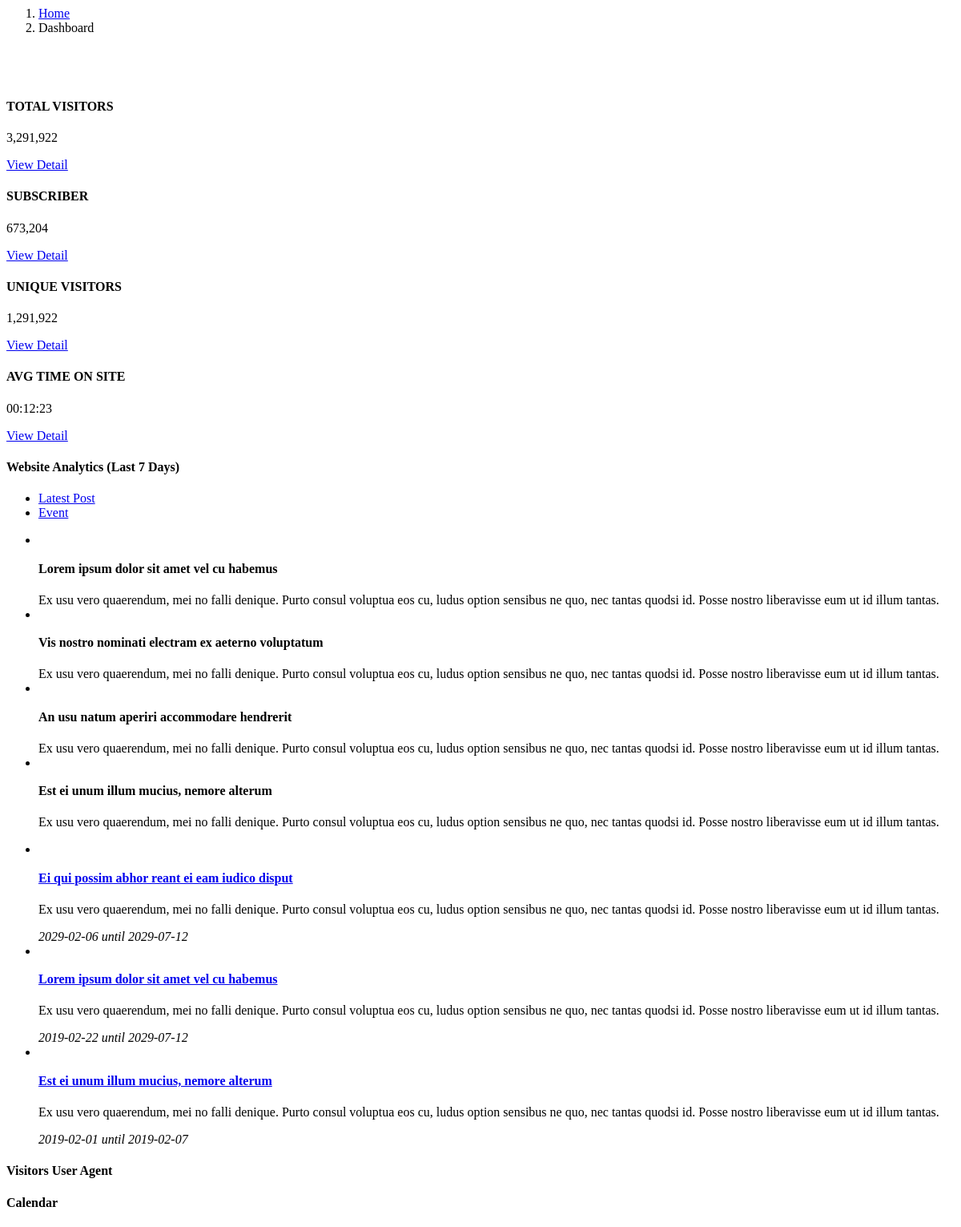
Screenshot of /index.php/admin/dashboard with the database file from the repository.
### tables this page shows
CREATE TABLE `tbl_news`  (
  `news_id` int(11) NOT NULL AUTO_INCREMENT,
  `news_title` varchar(255) NOT NULL,
  `news_slug` varchar(255) NOT NULL,
  `news_content` text NOT NULL,
  `news_content_short` text NOT NULL,
  `news_date` varchar(255) NOT NULL,
  `photo` varchar(255) NOT NULL,
  `banner` varchar(255) NOT NULL,
  `category_id` int(11) NOT NULL,
  `comment` varchar(3) NOT NULL,
  `meta_title` varchar(255) NOT NULL,
  `meta_keyword` text NOT NULL,
  `meta_description` text NOT NULL,
  PRIMARY KEY (`news_id`) USING BTREE
);

CREATE TABLE `tbl_event`  (
  `event_id` int(11) NOT NULL AUTO_INCREMENT,
  `event_title` varchar(255) NOT NULL,
  `event_content` text NOT NULL,
  `event_content_short` text NOT NULL,
  `event_start_date` varchar(10) NOT NULL,
  `event_end_date` varchar(10) NOT NULL,
  `event_location` text NOT NULL,
  `event_map` text NOT NULL,
  `photo` varchar(255) NOT NULL,
  `banner` varchar(255) NOT NULL,
  `meta_title` varchar(255) NOT NULL,
  `meta_keyword` text NOT NULL,
  `meta_description` text NOT NULL,
  PRIMARY KEY (`event_id`) USING BTREE
);

### application/controllers/admin/Dashboard.php (called while the page is built, shortened)
<?php
class Dashboard extends CI_Controller
{
	function __construct()
	{
        $this->load->model('admin/Model_common');
        $this->load->model('admin/Model_dashboard');
    }
	public function index()
	{
	    $data = array(
	        'total_visitor'     => '',
            'subscriber'        => '',
            'unique_visitor'    => '',
            'avg_time'          => '',
            'latest_post'       => $this->Model_dashboard->latest_post(),
            'latest_event'      => $this->Model_dashboard->latest_event()
        );
		$this->load->view('admin/dashboard/index', $data);
	}
}

### index.php (called while the page is built, shortened)
<?php
require_once BASEPATH.'core/CodeIgniter.php';

### application/models/admin/Model_dashboard.php (called while the page is built, shortened)
<?php
class Model_dashboard extends CI_Model
{
	public function latest_post()
	{
	    $this->db->limit(4, 0)->from('tbl_news');
	    $this->db->order_by('news_date', 'desc');
        return $this->db->get()->result();
    }
    public function latest_event()
    {
        $this->db->limit(4, 0)->from('tbl_event');
        $this->db->order_by('event_start_date', 'desc');
        $this->db->order_by('event_end_date', 'asc');
        return $this->db->get()->result();
    }
}

### application/views/admin/dashboard/index.php (the view, shortened to what this page needs)
<link href="<?php echo base_url(); ?>public/admin/2.0/plugins/bootstrap-datepicker/css/bootstrap-datepicker.css" rel="stylesheet" />
<ol class="breadcrumb pull-right">
    <li class="breadcrumb-item"><a href="javascript:;">Home</a></li>
    <li class="breadcrumb-item active">Dashboard</li>
</ol>
<h1 class="page-header">&nbsp;</h1>
<div class="row">
    <div class="col-lg-3 col-md-6">
        <div class="widget widget-stats bg-red">
            <div class="stats-info">
                <h4>TOTAL VISITORS</h4>
                <p>3,291,922</p>
            </div>
            <div class="stats-link">
                <a href="javascript:;">View Detail <i class="fa fa-arrow-alt-circle-right"></i></a>
            </div>
        </div>
    </div>
    <div class="col-lg-3 col-md-6">
        <div class="widget widget-stats bg-orange">
            <div class="stats-info">
                <h4>SUBSCRIBER</h4>
                <p>673,204</p>
            </div>
            <div class="stats-link">
                <a href="javascript:;">View Detail <i class="fa fa-arrow-alt-circle-right"></i></a>
            </div>
        </div>
    </div>
    <div class="col-lg-3 col-md-6">
        <div class="widget widget-stats bg-grey-darker">
            <div class="stats-info">
                <h4>UNIQUE VISITORS</h4>
                <p>1,291,922</p>
            </div>
            <div class="stats-link">
                <a href="javascript:;">View Detail <i class="fa fa-arrow-alt-circle-right"></i></a>
            </div>
        </div>
    </div>
    <div class="col-lg-3 col-md-6">
        <div class="widget widget-stats bg-black-lighter">
            <div class="stats-info">
                <h4>AVG TIME ON SITE</h4>
                <p>00:12:23</p>
            </div>
            <div class="stats-link">
                <a href="javascript:;">View Detail <i class="fa fa-arrow-alt-circle-right"></i></a>
            </div>
        </div>
    </div>
</div>
<div class="row">
    <div class="col-lg-8">
        <div class="panel panel-inverse" data-sortable-id="index-1">
            <div class="panel-heading">
                <h4 class="panel-title">Website Analytics (Last 7 Days)</h4>
            </div>
        </div>
        <ul class="nav nav-tabs nav-tabs-inverse nav-justified nav-justified-mobile" data-sortable-id="index-2">
            <li class="nav-item"><a href="#latest-post" data-toggle="tab" class="nav-link active"><i class="fa fa-camera fa-lg m-r-5"></i> <span class="d-none d-md-inline">Latest Post</span></a></li>
            <li class="nav-item"><a href="#event" data-toggle="tab" class="nav-link"><i class="fa fa-calendar fa-lg m-r-5"></i> <span class="d-none d-md-inline">Event</span></a></li>
        </ul>
        <div class="tab-content" data-sortable-id="index-3">
            <div class="tab-pane fade active show" id="latest-post">
                <div class="height-sm" data-scrollbar="true">
                    <ul class="media-list media-list-with-divider">
                        <?php foreach ($latest_post as $post): ?>
                        <li class="media media-lg">
                            <div class="media-body">
                                <h4 class="media-heading"><?php echo $post->news_title; ?></h4>
                                <?php echo $post->news_content_short; ?>
                            </div>
                        </li>
                        <?php endforeach; ?>
                    </ul>
                </div>
            </div>
            <div class="tab-pane fade" id="event">
                <div class="height-sm" data-scrollbar="true">
                    <ul class="media-list media-list-with-divider">
                        <?php foreach ($latest_event as $event): ?>
                        <li class="media media-sm">
                            <div class="media-body">
                                <a href="javascript:;"><h4 class="media-heading"><?php echo $event->event_title ?></h4></a>
                                <p class="m-b-5">
                                    <?php echo $event->event_content_short ?>
                                </p>
                                <i class="text-muted"><?php echo $event->event_start_date ?> until <?php echo $event->event_end_date ?></i>
                            </div>
                        </li>
                        <?php endforeach; ?>
                    </ul>
                </div>
            </div>
        </div>
    </div>
    <div class="col-lg-4">
        <div class="panel panel-inverse" data-sortable-id="index-7">
            <div class="panel-heading">
                <h4 class="panel-title">Visitors User Agent</h4>
            </div>
        </div>
        <div class="panel panel-inverse" data-sortable-id="index-10">
            <div class="panel-heading">
                <h4 class="panel-title">Calendar</h4>
            </div>
        </div>
    </div>
</div>

### rows the page displays
tbl_news: news_title "Lorem ipsum dolor sit amet vel cu habemus", news_content_short "Ex usu vero quaerendum, mei no falli denique. Purto consul voluptua eos cu, ludus option sensibus ne quo, nec tantas quodsi id. Posse nostro liberavisse eum ut id illum tantas."
tbl_news: news_title "Vis nostro nominati electram ex aeterno voluptatum", news_content_short "Ex usu vero quaerendum, mei no falli denique. Purto consul voluptua eos cu, ludus option sensibus ne quo, nec tantas quodsi id. Posse nostro liberavisse eum ut id illum tantas."
tbl_news: news_title "An usu natum aperiri accommodare hendrerit", news_content_short "Ex usu vero quaerendum, mei no falli denique. Purto consul voluptua eos cu, ludus option sensibus ne quo, nec tantas quodsi id. Posse nostro liberavisse eum ut id illum tantas."
tbl_news: news_title "Est ei unum illum mucius, nemore alterum", news_content_short "Ex usu vero quaerendum, mei no falli denique. Purto consul voluptua eos cu, ludus option sensibus ne quo, nec tantas quodsi id. Posse nostro liberavisse eum ut id illum tantas."
tbl_event: event_title "Ei qui possim abhor reant ei eam iudico disput", event_content_short "Ex usu vero quaerendum, mei no falli denique. Purto consul voluptua eos cu, ludus option sensibus ne quo, nec tantas quodsi id. Posse nostro liberavisse eum ut id illum tantas.", event_start_date "2029-02-06", event_end_date "2029-07-12"
tbl_event: event_title "Lorem ipsum dolor sit amet vel cu habemus", event_content_short "Ex usu vero quaerendum, mei no falli denique. Purto consul voluptua eos cu, ludus option sensibus ne quo, nec tantas quodsi id. Posse nostro liberavisse eum ut id illum tantas.", event_start_date "2019-02-22", event_end_date "2029-07-12"
tbl_event: event_title "Est ei unum illum mucius, nemore alterum", event_content_short "Ex usu vero quaerendum, mei no falli denique. Purto consul voluptua eos cu, ludus option sensibus ne quo, nec tantas quodsi id. Posse nostro liberavisse eum ut id illum tantas.", event_start_date "2019-02-01", event_end_date "2019-02-07"
